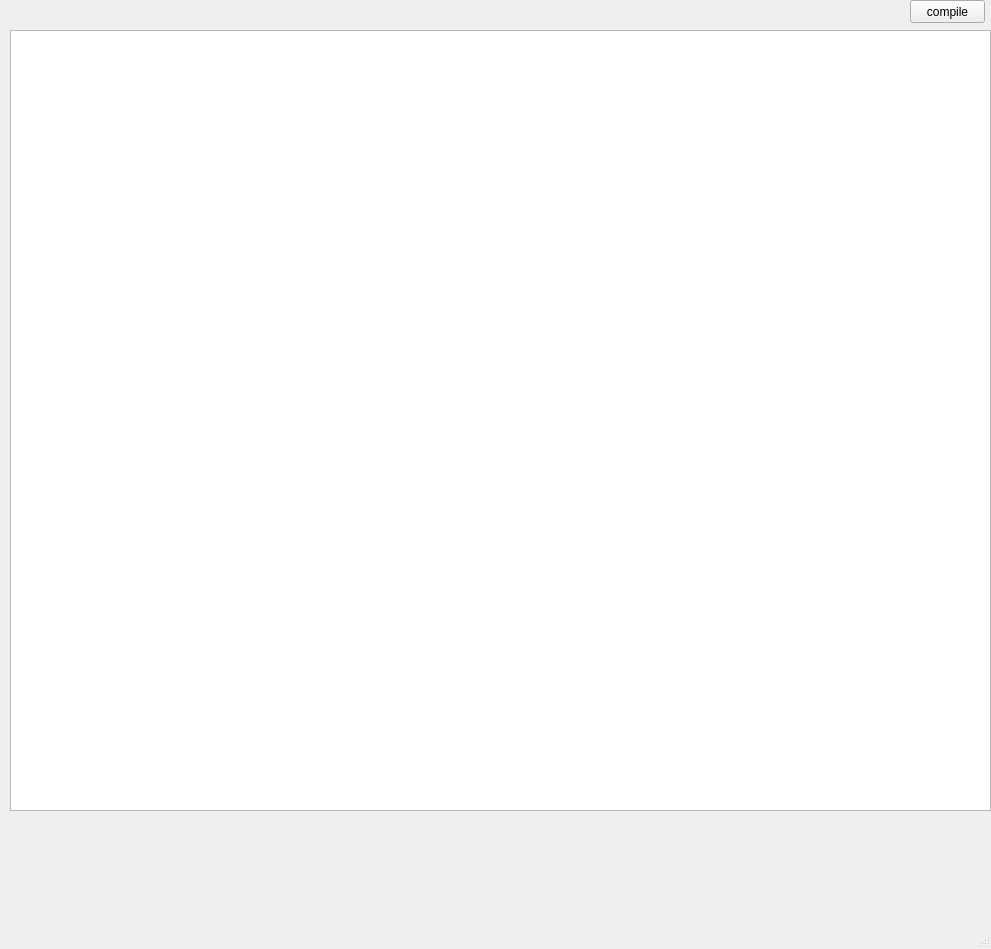
<?xml version="1.0" encoding="UTF-8"?>
<ui version="4.0">
 <class>MainWindow</class>
 <widget class="QMainWindow" name="MainWindow">
  <property name="geometry">
   <rect>
    <x>0</x>
    <y>0</y>
    <width>991</width>
    <height>949</height>
   </rect>
  </property>
  <property name="windowTitle">
   <string>MainWindow</string>
  </property>
  <widget class="QWidget" name="centralwidget">
   <widget class="QPushButton" name="pushButton">
    <property name="geometry">
     <rect>
      <x>910</x>
      <y>0</y>
      <width>75</width>
      <height>23</height>
     </rect>
    </property>
    <property name="text">
     <string>compile</string>
    </property>
   </widget>
   <widget class="QTextEdit" name="textEdit1">
    <property name="geometry">
     <rect>
      <x>10</x>
      <y>30</y>
      <width>981</width>
      <height>781</height>
     </rect>
    </property>
   </widget>
   <widget class="QLabel" name="label">
    <property name="geometry">
     <rect>
      <x>10</x>
      <y>810</y>
      <width>941</width>
      <height>101</height>
     </rect>
    </property>
    <property name="text">
     <string/>
    </property>
   </widget>
  </widget>
  <widget class="QMenuBar" name="menubar">
   <property name="geometry">
    <rect>
     <x>0</x>
     <y>0</y>
     <width>991</width>
     <height>21</height>
    </rect>
   </property>
  </widget>
  <widget class="QStatusBar" name="statusbar"/>
 </widget>
 <resources/>
 <connections/>
</ui>
